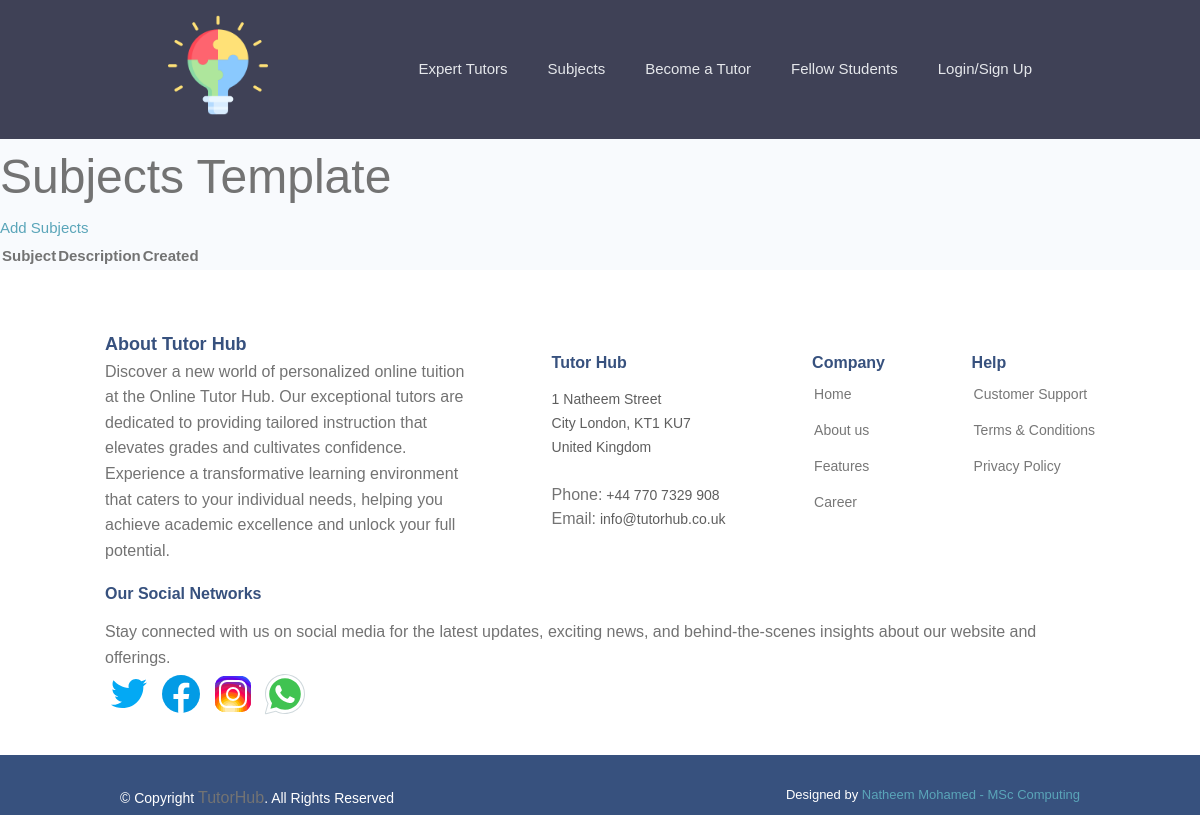
Before: / with the older database file.
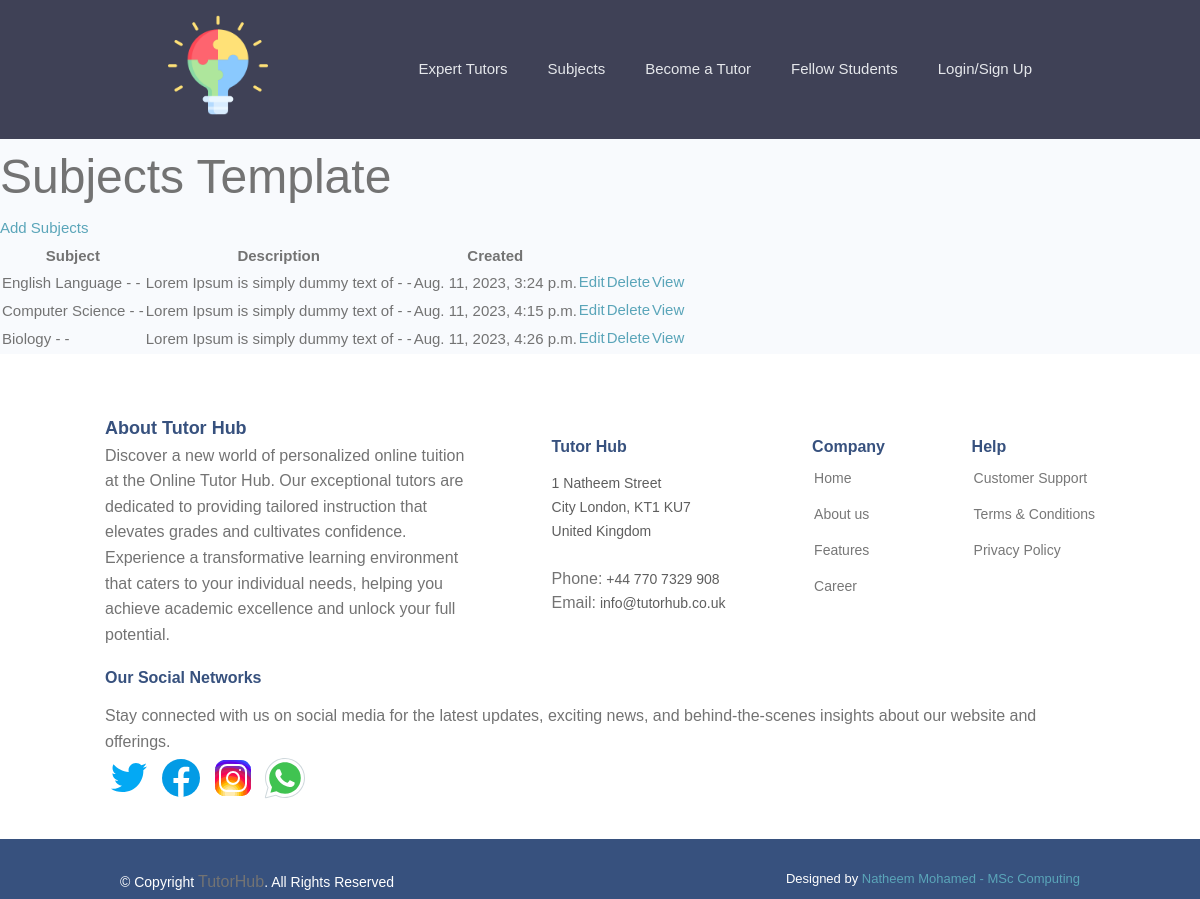
After: the same page with the newer database file.
### subjects/models.py (models this page shows, shortened)
class Subject(models.Model):
    id = models.UUIDField(default=uuid.uuid4, unique=True, primary_key=True, editable=False)
    title = models.CharField(max_length=200)
    description = models.TextField(null=True, blank=True)
    subject_image = models.ImageField(null=True, blank=True, upload_to='subject-image/' ,default="default-image/default-img.png")
    tags = models.ManyToManyField('Tag', blank=True)
    vote_total = models.IntegerField(default=0, null=True, blank=True)
    vote_ratio = models.IntegerField(default=0, null=True, blank=True)
    created = models.DateTimeField(auto_now_add=True)
    class Meta:
        ordering = ['created']

### subjects/views.py (the view)
# urls.py: path('', views.subjects, name="subjects"),
def subjects(request):
    subjects = Subject.objects.all()
    context = {'subjects': subjects}
    return render(request, 'subjects/subjects.html', {'subjects':subjects})

### subjects/templates/subjects/subjects.html
{% extends 'main.html' %}
{% block content  %}
<h1> Subjects Template </h1>
<a href="{% url 'add-subject' %}"> Add Subjects</a>
<table>
    <tr>
        <th>Subject</th>
        <th>Description</th>
        <th>Created</th>
        <th></th>
        <th></th>
    </tr>
    {% for subject in subjects %}
    <tr>
        <td>{{subject.title}} - - </td>
        <td>{{subject.description|slice:"35"}} - - </td>
        <td>{{subject.created}}</td>
        <td><a href="{% url 'edit-subject' subject.id %}">Edit</a></td>
        <td><a href="{% url 'delete-subject' subject.id %}">Delete</a></td>
        <td><a href="{% url 'subject' subject.id %}">View</a></td>
    </tr>
    {% endfor %}
</table>
{% endblock content %}

Changed rows visible on the page:
added Subject: title "English Language", description "Lorem Ipsum is simply dummy text of", created "Aug. 11, 2023, 3:24 p.m."
added Subject: title "Computer Science", description "Lorem Ipsum is simply dummy text of", created "Aug. 11, 2023, 4:15 p.m."
added Subject: title "Biology", description "Lorem Ipsum is simply dummy text of", created "Aug. 11, 2023, 4:26 p.m."
